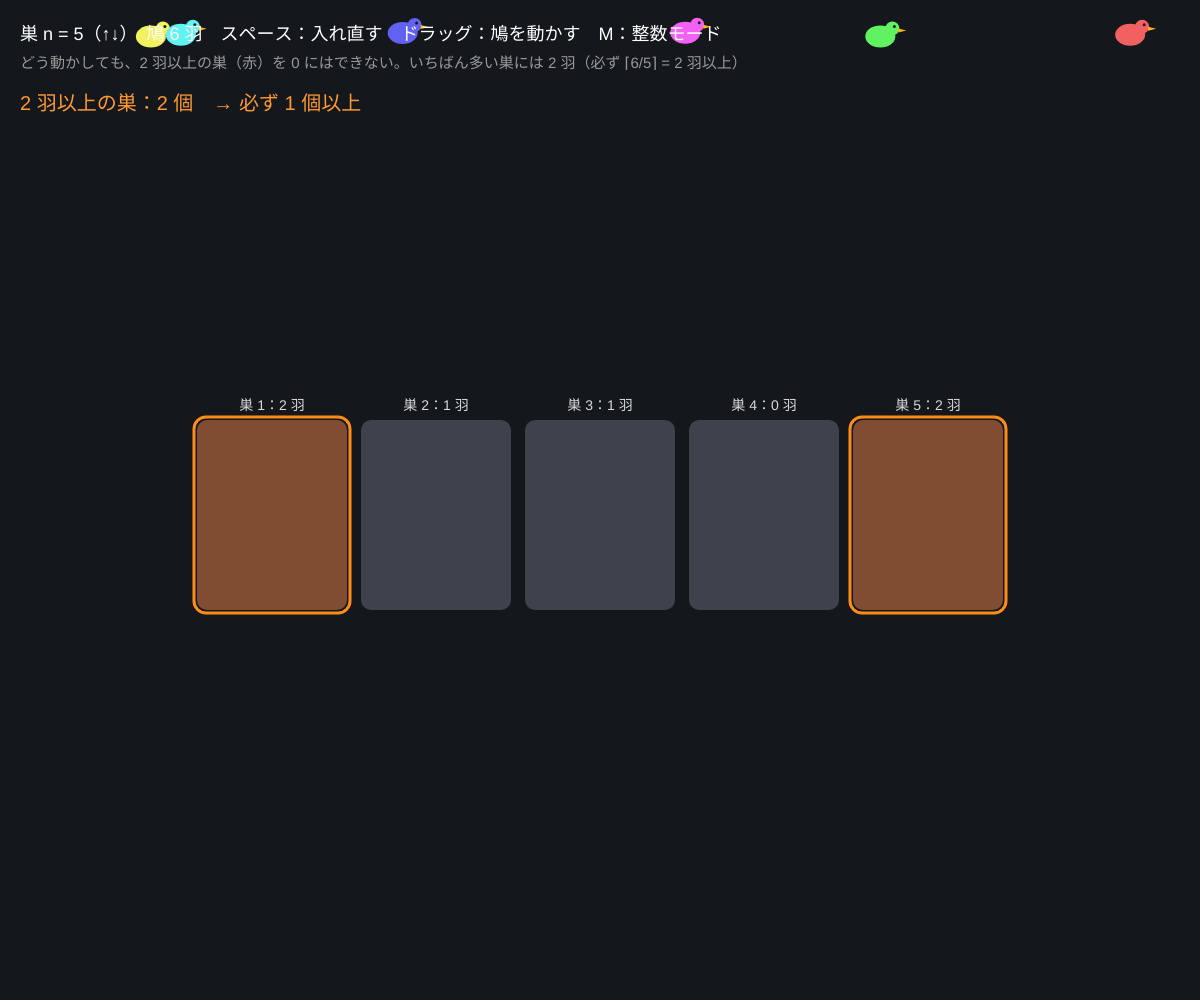
Frame 1 (no input)
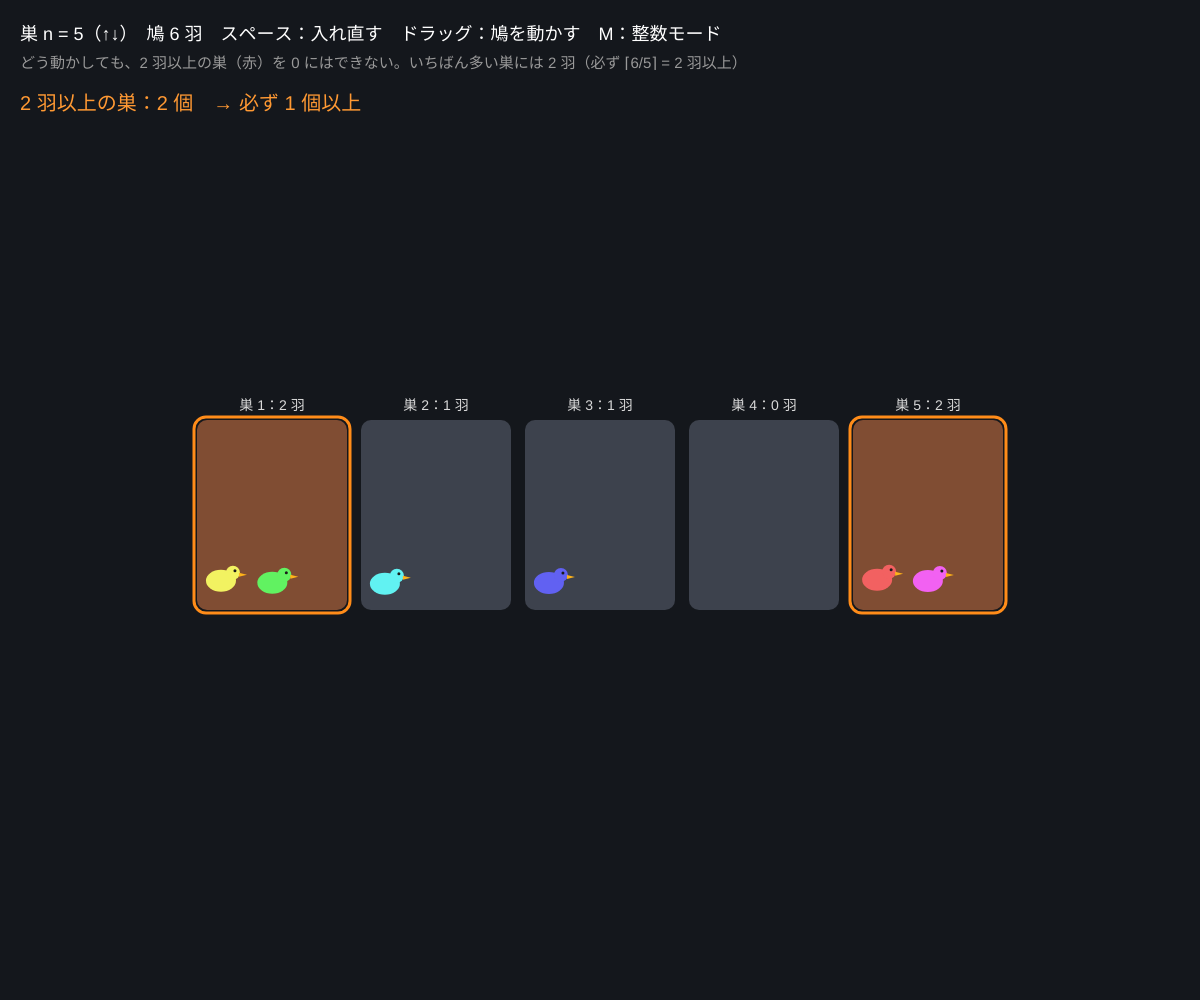
Frame 60 (no input)
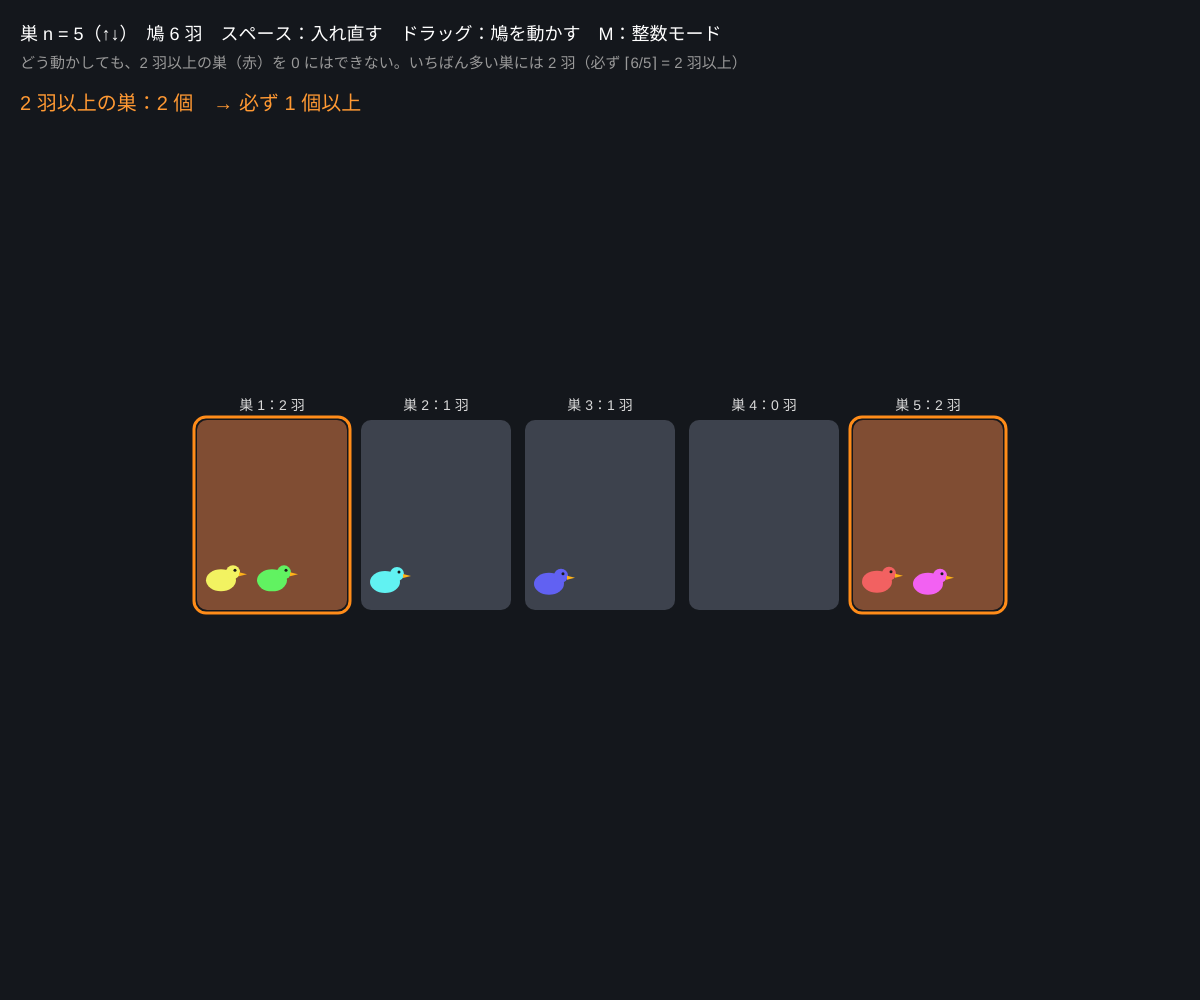
Frame 120 (the mouse pressed at the canvas centre since frame 60)

The p5.js sketch that drew these frames (run headless with seeded random() and noise() and a simulated clock; from frame 60 on, the mouse is pressed at the canvas centre):

// p5.js sketch
// ── sketch.js
// ============================================
// 06 鳩の巣原理
// n 個の巣に n+1 羽の鳩を入れると、どう入れても「2 羽以上入った巣」が必ずできる
// 応用：n+1 個の整数を n で割った余りは n 種類しかない → 余りが同じペアがあり、その差は n の倍数
// ↑↓ = 巣の数 n（2〜9）/ スペース = ランダムに入れ直す / ドラッグ = 鳩を別の巣へ / M = 整数モード / N = 新しい数
// ============================================

let n = 5;                 // ★ 巣の数（鳩は n+1 羽）
let pigeons = [];          // { hole, x, y, tx, ty, hue }
let view = 'pigeon';       // 'pigeon' か 'number'
let dragging = -1;
let nums = [];             // 整数モードの数
let bounce = 0;

function setup() {
  createCanvas(windowWidth, windowHeight);
  colorMode(HSB, 360, 100, 100, 100);
  randomize();
  newNumbers();
}

function holeRect(h) {
  let w = Math.min(150, (width - 80) / n - 14);
  let x = width / 2 - (n * (w + 14) - 14) / 2 + h * (w + 14);
  return { x, y: height * 0.42, w, h: 190 };
}

function randomize() {
  pigeons = [];
  for (let i = 0; i <= n; i++) {
    pigeons.push({ hole: Math.floor(Math.random() * n), x: Math.random() * width, y: -40, tx: 0, ty: 0, hue: (i * 360) / (n + 1) });
  }
  dragging = -1;
}

function newNumbers() {
  nums = [];
  let used = {};
  while (nums.length < n + 1) { let v = 1 + Math.floor(Math.random() * 60); if (!used[v]) { used[v] = true; nums.push(v); } }
}

// 各巣の鳩の数を数え、目標位置を決める
function countHoles() {
  let cnt = new Array(n).fill(0);
  for (let i = 0; i < pigeons.length; i++) {
    let p = pigeons[i];
    if (i === dragging) continue;
    let r = holeRect(p.hole);
    let slot = cnt[p.hole]++;
    p.tx = r.x + 24 + (slot % 3) * (r.w - 48) / 2;
    p.ty = r.y + r.h - 28 - Math.floor(slot / 3) * 40;
  }
  return cnt;
}

function draw() {
  background(215, 30, 11);
  bounce += 0.08;
  if (view === 'pigeon') drawPigeons(); else drawNumbers();
}

function drawPigeons() {
  let cnt = countHoles();
  // 巣
  for (let h = 0; h < n; h++) {
    let r = holeRect(h);
    let crowded = cnt[h] >= 2;
    noStroke();
    fill(crowded ? 20 : 220, crowded ? 60 : 20, crowded ? 50 : 30);
    rect(r.x, r.y, r.w, r.h, 10);
    if (crowded) { noFill(); stroke(30, 90, 100); strokeWeight(3); rect(r.x - 3, r.y - 3, r.w + 6, r.h + 6, 12); }
    noStroke(); fill(0, 0, 85); textSize(14); textAlign(CENTER, BASELINE);
    text('巣 ' + (h + 1) + '：' + cnt[h] + ' 羽', r.x + r.w / 2, r.y - 10);
  }
  textAlign(LEFT, BASELINE);
  // 鳩（目標へ近づく）
  for (let i = 0; i < pigeons.length; i++) {
    let p = pigeons[i];
    if (i === dragging) { p.x = mouseX; p.y = mouseY; }
    else { p.x += (p.tx - p.x) * 0.12; p.y += (p.ty - p.y) * 0.12; }
    drawBird(p.x, p.y + Math.sin(bounce + i) * 2, p.hue, i === dragging);
  }
  let overs = cnt.filter((c) => c >= 2).length;
  let maxC = Math.max(...cnt);
  noStroke(); fill(0, 0, 100); textSize(18);
  text('巣 n = ' + n + '（↑↓）　鳩 ' + (n + 1) + ' 羽　スペース：入れ直す　ドラッグ：鳩を動かす　M：整数モード', 20, 40);
  fill(0, 0, 60); textSize(15);
  text('どう動かしても、2 羽以上の巣（赤）を 0 にはできない。いちばん多い巣には ' + maxC + ' 羽（必ず ⌈' + (n + 1) + '/' + n + '⌉ = 2 羽以上）', 20, 68);
  fill(30, 80, 100); textSize(20);
  text('2 羽以上の巣：' + overs + ' 個　→ 必ず 1 個以上', 20, 110);
}

function drawNumbers() {
  // 余りごとの巣
  let res = [];
  for (let r = 0; r < n; r++) res.push([]);
  for (let v of nums) res[v % n].push(v);
  for (let h = 0; h < n; h++) {
    let r = holeRect(h);
    let crowded = res[h].length >= 2;
    noStroke();
    fill(crowded ? 20 : 220, crowded ? 60 : 20, crowded ? 50 : 30);
    rect(r.x, r.y, r.w, r.h, 10);
    fill(0, 0, 85); textSize(14); textAlign(CENTER, BASELINE);
    text('余り ' + h, r.x + r.w / 2, r.y - 10);
    textSize(22); fill(0, 0, 100);
    for (let j = 0; j < res[h].length; j++) text(res[h][j], r.x + r.w / 2, r.y + 36 + j * 32);
  }
  textAlign(LEFT, BASELINE);
  // 差が n の倍数のペアを 1 つ見つける
  let pair = null;
  for (let h = 0; h < n && !pair; h++) if (res[h].length >= 2) pair = [res[h][0], res[h][1]];
  noStroke(); fill(0, 0, 100); textSize(18);
  text('n = ' + n + '（↑↓）　数：' + nums.join(', ') + '　N：新しい数　M：鳩モードへ', 20, 40);
  fill(0, 0, 60); textSize(15);
  text(nums.length + ' 個の整数を ' + n + ' で割った余りは 0〜' + (n - 1) + ' の ' + n + ' 種類だけ → 同じ余りのペアが必ずある', 20, 68);
  if (pair) {
    fill(30, 80, 100); textSize(20);
    let a = Math.max(pair[0], pair[1]), b = Math.min(pair[0], pair[1]);
    text('ペア ' + a + ' と ' + b + '：差 ' + (a - b) + ' = ' + n + ' × ' + (a - b) / n + '　→ 差が ' + n + ' の倍数！', 20, 110);
  }
  fill(0, 0, 55); textSize(14);
  text('ほかの例：5 人いれば誕生月は 12 種類なので…まだ重ならない。13 人なら必ず同じ月の 2 人がいる', 20, height - 60);
  text('　　　　　東京に「髪の毛の本数が同じ 2 人」が必ずいる（髪は最大 15 万本、人口は 1400 万人）', 20, height - 36);
}

function drawBird(x, y, hue, lifted) {
  noStroke();
  if (lifted) { fill(0, 0, 100, 25); circle(x, y, 44); }
  fill(hue, 60, 95);
  ellipse(x, y, 30, 22);
  circle(x + 12, y - 8, 14);
  fill(40, 90, 100);
  triangle(x + 18, y - 8, x + 26, y - 6, x + 18, y - 4);
  fill(0, 0, 10);
  circle(x + 14, y - 10, 3);
}

function mousePressed() {
  if (view !== 'pigeon') return;
  for (let i = pigeons.length - 1; i >= 0; i--) {
    let p = pigeons[i];
    if ((p.x - mouseX) ** 2 + (p.y - mouseY) ** 2 < 18 * 18) { dragging = i; return; }
  }
}
function mouseReleased() {
  if (dragging < 0) return;
  let p = pigeons[dragging];
  for (let h = 0; h < n; h++) {
    let r = holeRect(h);
    if (mouseX >= r.x - 10 && mouseX <= r.x + r.w + 10 && mouseY >= r.y - 40 && mouseY <= r.y + r.h + 40) p.hole = h;
  }
  dragging = -1;
}

function keyPressed() {
  if (key === UP_ARROW && n < 9) { n++; randomize(); newNumbers(); }
  if (key === DOWN_ARROW && n > 2) { n--; randomize(); newNumbers(); }
  if (key === ' ') randomize();
  if (key === 'm' || key === 'M') view = view === 'pigeon' ? 'number' : 'pigeon';
  if (key === 'n' || key === 'N') newNumbers();
}

// ---------- やってみよう ----------
// 1. 鳩をドラッグして「どの巣も 1 羽以下」にしようとしてみる。できない理由を言葉で説明しよう
// 2. 鳩を 2n+1 羽にすると「3 羽以上の巣」が必ずできる（一般化）。randomize の羽数を変えてみよう
// 3. 整数モード：数を 1〜60 から 1〜1000 に広げても、ペアは必ず見つかる？
// 4. 「5 個の格子点のうち 2 点の中点が格子点」も鳩の巣（座標の偶奇は 4 種類）。描いて確かめよう
